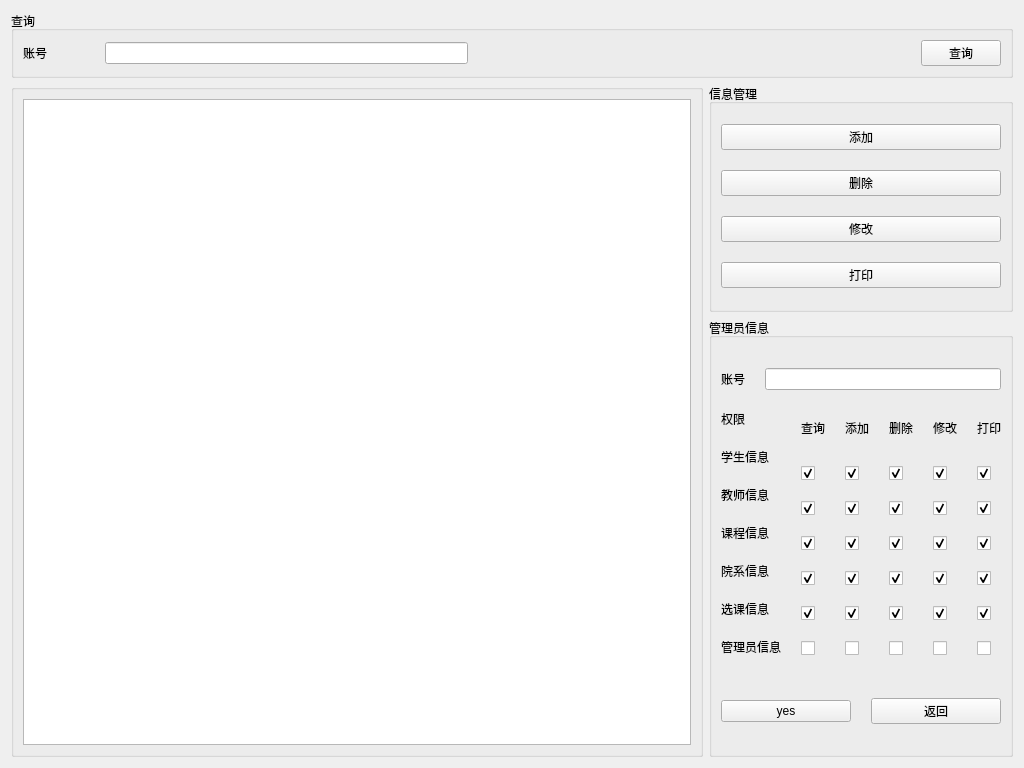
<?xml version="1.0" encoding="UTF-8"?>
<ui version="4.0">
 <class>ManagementAccount</class>
 <widget class="QWidget" name="ManagementAccount">
  <property name="geometry">
   <rect>
    <x>0</x>
    <y>0</y>
    <width>1024</width>
    <height>768</height>
   </rect>
  </property>
  <property name="windowTitle">
   <string>Form</string>
  </property>
  <layout class="QVBoxLayout" name="verticalLayout_11">
   <item>
    <widget class="QGroupBox" name="groupBox_search">
     <property name="title">
      <string>查询</string>
     </property>
     <layout class="QHBoxLayout" name="horizontalLayout_2">
      <property name="spacing">
       <number>9</number>
      </property>
      <item>
       <layout class="QHBoxLayout" name="horizontalLayout" stretch="2,10">
        <item>
         <widget class="QLabel" name="labe_searchl_mno">
          <property name="text">
           <string>账号</string>
          </property>
         </widget>
        </item>
        <item>
         <widget class="QLineEdit" name="lineEdit_search_mno"/>
        </item>
       </layout>
      </item>
      <item>
       <spacer name="horizontalSpacer">
        <property name="orientation">
         <enum>Qt::Horizontal</enum>
        </property>
        <property name="sizeHint" stdset="0">
         <size>
          <width>443</width>
          <height>20</height>
         </size>
        </property>
       </spacer>
      </item>
      <item>
       <widget class="QPushButton" name="pushButton_search">
        <property name="text">
         <string>查询</string>
        </property>
       </widget>
      </item>
     </layout>
    </widget>
   </item>
   <item>
    <layout class="QHBoxLayout" name="horizontalLayout_6" stretch="6,2">
     <item>
      <widget class="QGroupBox" name="groupBox_tableView">
       <property name="title">
        <string/>
       </property>
       <layout class="QVBoxLayout" name="verticalLayout">
        <item>
         <widget class="QTableView" name="tableView"/>
        </item>
       </layout>
      </widget>
     </item>
     <item>
      <layout class="QVBoxLayout" name="verticalLayout_10">
       <item>
        <widget class="QGroupBox" name="groupBox_management">
         <property name="title">
          <string>信息管理</string>
         </property>
         <layout class="QVBoxLayout" name="verticalLayout_2">
          <property name="spacing">
           <number>20</number>
          </property>
          <item>
           <spacer name="verticalSpacer">
            <property name="orientation">
             <enum>Qt::Vertical</enum>
            </property>
            <property name="sizeHint" stdset="0">
             <size>
              <width>20</width>
              <height>40</height>
             </size>
            </property>
           </spacer>
          </item>
          <item>
           <widget class="QPushButton" name="pushButton_add">
            <property name="text">
             <string>添加</string>
            </property>
           </widget>
          </item>
          <item>
           <widget class="QPushButton" name="pushButton_delete">
            <property name="text">
             <string>删除</string>
            </property>
           </widget>
          </item>
          <item>
           <widget class="QPushButton" name="pushButton_change">
            <property name="text">
             <string>修改</string>
            </property>
           </widget>
          </item>
          <item>
           <widget class="QPushButton" name="pushButton_excel">
            <property name="text">
             <string>打印</string>
            </property>
           </widget>
          </item>
          <item>
           <spacer name="verticalSpacer_2">
            <property name="orientation">
             <enum>Qt::Vertical</enum>
            </property>
            <property name="sizeHint" stdset="0">
             <size>
              <width>20</width>
              <height>40</height>
             </size>
            </property>
           </spacer>
          </item>
         </layout>
        </widget>
       </item>
       <item>
        <widget class="QGroupBox" name="groupBox_data">
         <property name="title">
          <string>管理员信息</string>
         </property>
         <layout class="QVBoxLayout" name="verticalLayout_9">
          <property name="spacing">
           <number>20</number>
          </property>
          <item>
           <spacer name="verticalSpacer_3">
            <property name="orientation">
             <enum>Qt::Vertical</enum>
            </property>
            <property name="sizeHint" stdset="0">
             <size>
              <width>20</width>
              <height>40</height>
             </size>
            </property>
           </spacer>
          </item>
          <item>
           <layout class="QHBoxLayout" name="horizontalLayout_3">
            <item>
             <widget class="QLabel" name="label_mno">
              <property name="text">
               <string>账号</string>
              </property>
             </widget>
            </item>
            <item>
             <widget class="QLineEdit" name="lineEdit_mno">
              <property name="maxLength">
               <number>10</number>
              </property>
             </widget>
            </item>
           </layout>
          </item>
          <item>
           <layout class="QHBoxLayout" name="horizontalLayout_4">
            <item>
             <layout class="QVBoxLayout" name="verticalLayout_3">
              <item>
               <widget class="QLabel" name="label_permission">
                <property name="text">
                 <string>权限</string>
                </property>
               </widget>
              </item>
              <item>
               <widget class="QLabel" name="label_student">
                <property name="text">
                 <string>学生信息</string>
                </property>
               </widget>
              </item>
              <item>
               <widget class="QLabel" name="label_teacher">
                <property name="text">
                 <string>教师信息</string>
                </property>
               </widget>
              </item>
              <item>
               <widget class="QLabel" name="label_course">
                <property name="text">
                 <string>课程信息</string>
                </property>
               </widget>
              </item>
              <item>
               <widget class="QLabel" name="label_department">
                <property name="text">
                 <string>院系信息</string>
                </property>
               </widget>
              </item>
              <item>
               <widget class="QLabel" name="label_sct">
                <property name="text">
                 <string>选课信息</string>
                </property>
               </widget>
              </item>
              <item>
               <widget class="QLabel" name="label_management">
                <property name="text">
                 <string>管理员信息</string>
                </property>
               </widget>
              </item>
             </layout>
            </item>
            <item>
             <layout class="QVBoxLayout" name="verticalLayout_4">
              <item>
               <widget class="QLabel" name="label_search">
                <property name="text">
                 <string>查询</string>
                </property>
               </widget>
              </item>
              <item>
               <widget class="QCheckBox" name="checkBox_1_1">
                <property name="text">
                 <string/>
                </property>
                <property name="checked">
                 <bool>true</bool>
                </property>
               </widget>
              </item>
              <item>
               <widget class="QCheckBox" name="checkBox_2_1">
                <property name="text">
                 <string/>
                </property>
                <property name="checked">
                 <bool>true</bool>
                </property>
               </widget>
              </item>
              <item>
               <widget class="QCheckBox" name="checkBox_3_1">
                <property name="text">
                 <string/>
                </property>
                <property name="checked">
                 <bool>true</bool>
                </property>
               </widget>
              </item>
              <item>
               <widget class="QCheckBox" name="checkBox_4_1">
                <property name="text">
                 <string/>
                </property>
                <property name="checked">
                 <bool>true</bool>
                </property>
               </widget>
              </item>
              <item>
               <widget class="QCheckBox" name="checkBox_5_1">
                <property name="text">
                 <string/>
                </property>
                <property name="checked">
                 <bool>true</bool>
                </property>
               </widget>
              </item>
              <item>
               <widget class="QCheckBox" name="checkBox_6_1">
                <property name="text">
                 <string/>
                </property>
                <property name="checked">
                 <bool>false</bool>
                </property>
               </widget>
              </item>
             </layout>
            </item>
            <item>
             <layout class="QVBoxLayout" name="verticalLayout_5">
              <item>
               <widget class="QLabel" name="label_add">
                <property name="text">
                 <string>添加</string>
                </property>
               </widget>
              </item>
              <item>
               <widget class="QCheckBox" name="checkBox_1_2">
                <property name="text">
                 <string/>
                </property>
                <property name="checked">
                 <bool>true</bool>
                </property>
               </widget>
              </item>
              <item>
               <widget class="QCheckBox" name="checkBox_2_2">
                <property name="text">
                 <string/>
                </property>
                <property name="checked">
                 <bool>true</bool>
                </property>
               </widget>
              </item>
              <item>
               <widget class="QCheckBox" name="checkBox_3_2">
                <property name="text">
                 <string/>
                </property>
                <property name="checked">
                 <bool>true</bool>
                </property>
               </widget>
              </item>
              <item>
               <widget class="QCheckBox" name="checkBox_4_2">
                <property name="text">
                 <string/>
                </property>
                <property name="checked">
                 <bool>true</bool>
                </property>
               </widget>
              </item>
              <item>
               <widget class="QCheckBox" name="checkBox_5_2">
                <property name="text">
                 <string/>
                </property>
                <property name="checked">
                 <bool>true</bool>
                </property>
               </widget>
              </item>
              <item>
               <widget class="QCheckBox" name="checkBox_6_2">
                <property name="text">
                 <string/>
                </property>
                <property name="checked">
                 <bool>false</bool>
                </property>
               </widget>
              </item>
             </layout>
            </item>
            <item>
             <layout class="QVBoxLayout" name="verticalLayout_6">
              <item>
               <widget class="QLabel" name="label_delete">
                <property name="text">
                 <string>删除</string>
                </property>
               </widget>
              </item>
              <item>
               <widget class="QCheckBox" name="checkBox_1_3">
                <property name="text">
                 <string/>
                </property>
                <property name="checked">
                 <bool>true</bool>
                </property>
               </widget>
              </item>
              <item>
               <widget class="QCheckBox" name="checkBox_2_3">
                <property name="text">
                 <string/>
                </property>
                <property name="checked">
                 <bool>true</bool>
                </property>
               </widget>
              </item>
              <item>
               <widget class="QCheckBox" name="checkBox_3_3">
                <property name="text">
                 <string/>
                </property>
                <property name="checked">
                 <bool>true</bool>
                </property>
               </widget>
              </item>
              <item>
               <widget class="QCheckBox" name="checkBox_4_3">
                <property name="text">
                 <string/>
                </property>
                <property name="checked">
                 <bool>true</bool>
                </property>
               </widget>
              </item>
              <item>
               <widget class="QCheckBox" name="checkBox_5_3">
                <property name="text">
                 <string/>
                </property>
                <property name="checked">
                 <bool>true</bool>
                </property>
               </widget>
              </item>
              <item>
               <widget class="QCheckBox" name="checkBox_6_3">
                <property name="text">
                 <string/>
                </property>
                <property name="checked">
                 <bool>false</bool>
                </property>
               </widget>
              </item>
             </layout>
            </item>
            <item>
             <layout class="QVBoxLayout" name="verticalLayout_7">
              <item>
               <widget class="QLabel" name="label_change">
                <property name="text">
                 <string>修改</string>
                </property>
               </widget>
              </item>
              <item>
               <widget class="QCheckBox" name="checkBox_1_4">
                <property name="text">
                 <string/>
                </property>
                <property name="checked">
                 <bool>true</bool>
                </property>
               </widget>
              </item>
              <item>
               <widget class="QCheckBox" name="checkBox_2_4">
                <property name="text">
                 <string/>
                </property>
                <property name="checked">
                 <bool>true</bool>
                </property>
               </widget>
              </item>
              <item>
               <widget class="QCheckBox" name="checkBox_3_4">
                <property name="text">
                 <string/>
                </property>
                <property name="checked">
                 <bool>true</bool>
                </property>
               </widget>
              </item>
              <item>
               <widget class="QCheckBox" name="checkBox_4_4">
                <property name="text">
                 <string/>
                </property>
                <property name="checked">
                 <bool>true</bool>
                </property>
               </widget>
              </item>
              <item>
               <widget class="QCheckBox" name="checkBox_5_4">
                <property name="text">
                 <string/>
                </property>
                <property name="checked">
                 <bool>true</bool>
                </property>
               </widget>
              </item>
              <item>
               <widget class="QCheckBox" name="checkBox_6_4">
                <property name="text">
                 <string/>
                </property>
                <property name="checked">
                 <bool>false</bool>
                </property>
               </widget>
              </item>
             </layout>
            </item>
            <item>
             <layout class="QVBoxLayout" name="verticalLayout_8">
              <item>
               <widget class="QLabel" name="label_excel">
                <property name="text">
                 <string>打印</string>
                </property>
               </widget>
              </item>
              <item>
               <widget class="QCheckBox" name="checkBox_1_5">
                <property name="text">
                 <string/>
                </property>
                <property name="checked">
                 <bool>true</bool>
                </property>
               </widget>
              </item>
              <item>
               <widget class="QCheckBox" name="checkBox_2_5">
                <property name="text">
                 <string/>
                </property>
                <property name="checked">
                 <bool>true</bool>
                </property>
               </widget>
              </item>
              <item>
               <widget class="QCheckBox" name="checkBox_3_5">
                <property name="text">
                 <string/>
                </property>
                <property name="checked">
                 <bool>true</bool>
                </property>
               </widget>
              </item>
              <item>
               <widget class="QCheckBox" name="checkBox_4_5">
                <property name="text">
                 <string/>
                </property>
                <property name="checked">
                 <bool>true</bool>
                </property>
               </widget>
              </item>
              <item>
               <widget class="QCheckBox" name="checkBox_5_5">
                <property name="text">
                 <string/>
                </property>
                <property name="checked">
                 <bool>true</bool>
                </property>
               </widget>
              </item>
              <item>
               <widget class="QCheckBox" name="checkBox_6_5">
                <property name="enabled">
                 <bool>true</bool>
                </property>
                <property name="mouseTracking">
                 <bool>true</bool>
                </property>
                <property name="text">
                 <string/>
                </property>
                <property name="checked">
                 <bool>false</bool>
                </property>
               </widget>
              </item>
             </layout>
            </item>
           </layout>
          </item>
          <item>
           <spacer name="verticalSpacer_4">
            <property name="orientation">
             <enum>Qt::Vertical</enum>
            </property>
            <property name="sizeHint" stdset="0">
             <size>
              <width>20</width>
              <height>40</height>
             </size>
            </property>
           </spacer>
          </item>
          <item>
           <layout class="QHBoxLayout" name="horizontalLayout_5">
            <item>
             <widget class="QPushButton" name="pushButton_yes">
              <property name="text">
               <string>yes</string>
              </property>
             </widget>
            </item>
            <item>
             <widget class="QPushButton" name="pushButton_back">
              <property name="text">
               <string>返回</string>
              </property>
             </widget>
            </item>
           </layout>
          </item>
          <item>
           <spacer name="verticalSpacer_5">
            <property name="orientation">
             <enum>Qt::Vertical</enum>
            </property>
            <property name="sizeHint" stdset="0">
             <size>
              <width>20</width>
              <height>40</height>
             </size>
            </property>
           </spacer>
          </item>
         </layout>
        </widget>
       </item>
      </layout>
     </item>
    </layout>
   </item>
  </layout>
 </widget>
 <tabstops>
  <tabstop>pushButton_search</tabstop>
  <tabstop>lineEdit_search_mno</tabstop>
  <tabstop>tableView</tabstop>
  <tabstop>pushButton_add</tabstop>
  <tabstop>pushButton_delete</tabstop>
  <tabstop>pushButton_change</tabstop>
  <tabstop>pushButton_excel</tabstop>
  <tabstop>lineEdit_mno</tabstop>
  <tabstop>checkBox_1_1</tabstop>
  <tabstop>checkBox_2_1</tabstop>
  <tabstop>checkBox_3_1</tabstop>
  <tabstop>checkBox_4_1</tabstop>
  <tabstop>checkBox_5_1</tabstop>
  <tabstop>checkBox_6_1</tabstop>
  <tabstop>checkBox_1_2</tabstop>
  <tabstop>checkBox_2_2</tabstop>
  <tabstop>checkBox_3_2</tabstop>
  <tabstop>checkBox_4_2</tabstop>
  <tabstop>checkBox_5_2</tabstop>
  <tabstop>checkBox_6_2</tabstop>
  <tabstop>checkBox_1_3</tabstop>
  <tabstop>checkBox_2_3</tabstop>
  <tabstop>checkBox_3_3</tabstop>
  <tabstop>checkBox_4_3</tabstop>
  <tabstop>checkBox_5_3</tabstop>
  <tabstop>checkBox_6_3</tabstop>
  <tabstop>checkBox_1_4</tabstop>
  <tabstop>checkBox_2_4</tabstop>
  <tabstop>checkBox_3_4</tabstop>
  <tabstop>checkBox_4_4</tabstop>
  <tabstop>checkBox_5_4</tabstop>
  <tabstop>checkBox_6_4</tabstop>
  <tabstop>checkBox_1_5</tabstop>
  <tabstop>checkBox_2_5</tabstop>
  <tabstop>checkBox_3_5</tabstop>
  <tabstop>checkBox_4_5</tabstop>
  <tabstop>checkBox_5_5</tabstop>
  <tabstop>checkBox_6_5</tabstop>
  <tabstop>pushButton_yes</tabstop>
  <tabstop>pushButton_back</tabstop>
 </tabstops>
 <resources/>
 <connections/>
</ui>
